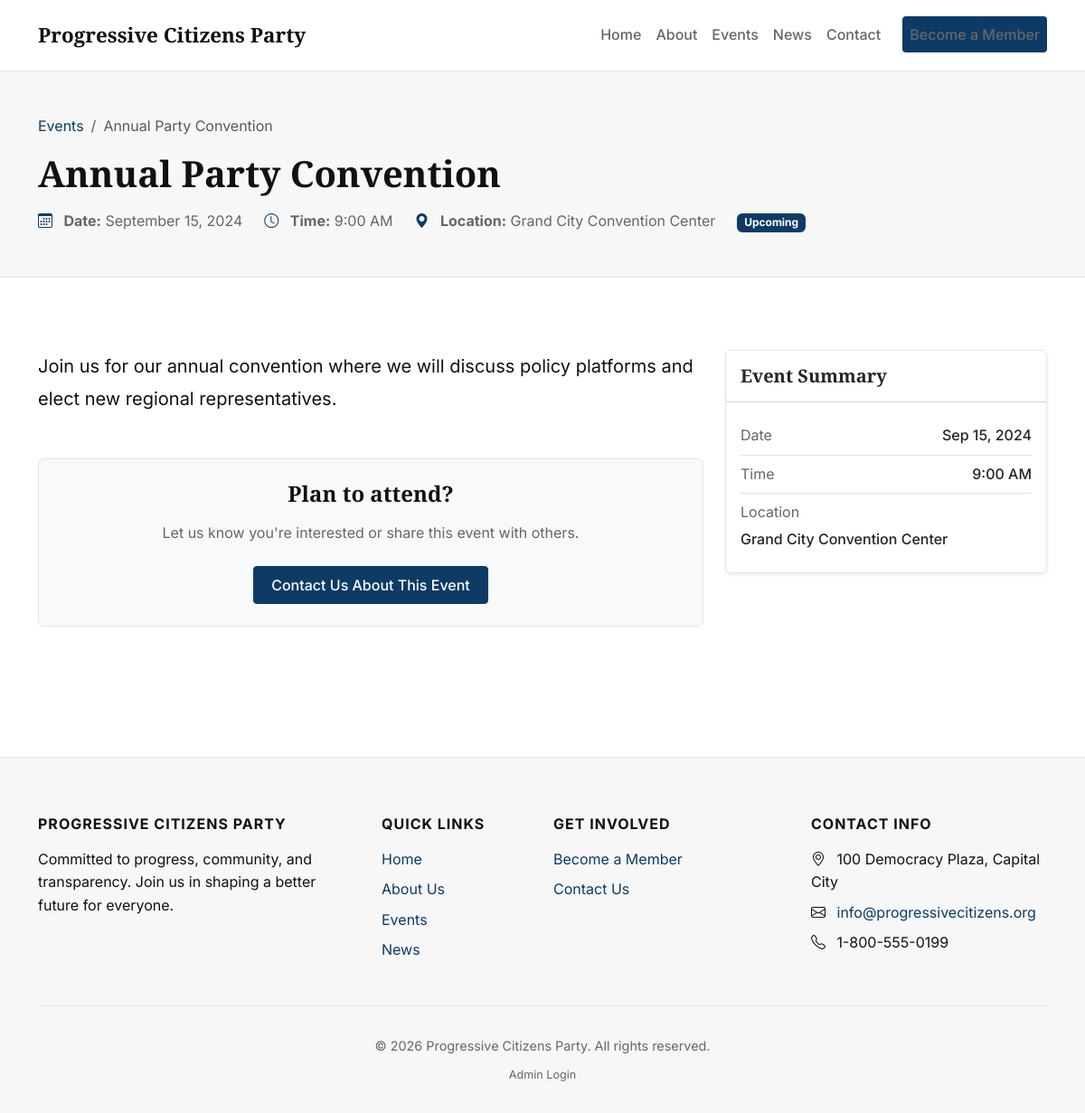
The app's page /event.php?id=1 with its own data.
### tables this page shows
CREATE TABLE `settings` (
  `id` int(11) NOT NULL,
  `setting_key` varchar(50) NOT NULL,
  `setting_value` text DEFAULT NULL
);

CREATE TABLE `events` (
  `id` int(11) NOT NULL,
  `title` varchar(200) NOT NULL,
  `description` text NOT NULL,
  `event_date` date NOT NULL,
  `event_time` time NOT NULL,
  `location` varchar(255) NOT NULL,
  `image` varchar(255) DEFAULT NULL,
  `status` enum('Upcoming','Completed','Cancelled') NOT NULL DEFAULT 'Upcoming',
  `created_at` timestamp NOT NULL DEFAULT current_timestamp()
);

### includes/functions.php (called while the page is built, shortened)
<?php
function h($string) {
    return htmlspecialchars((string)$string, ENT_QUOTES, 'UTF-8');
}
function format_date($date, $format = 'F j, Y') {
    $d = new DateTime($date);
    return $d->format($format);
}
function format_time($time, $format = 'g:i A') {
    $d = new DateTime($time);
    return $d->format($format);
}
function get_setting($conn, $key) {
    $stmt = $conn->prepare("SELECT setting_value FROM settings WHERE setting_key = ?");
    $stmt->bind_param("s", $key);
    $stmt->execute();
    $result = $stmt->get_result();
    if ($row = $result->fetch_assoc()) {
        return $row['setting_value'];
    }
    return null;
}

### event.php (the view, shortened to what this page needs)
<?php
require_once 'includes/header.php';
$event_id = (int)$_GET['id'];
$stmt = $conn->prepare("SELECT * FROM events WHERE id = ?");
$stmt->bind_param("i", $event_id);
$stmt->execute();
$result = $stmt->get_result();
$event = $result->fetch_assoc();
?>
<?php require_once 'includes/navbar.php'; ?>
<main>
    <section class="py-5 bg-surface border-bottom">
        <div class="container">
            <nav aria-label="breadcrumb">
                <ol class="breadcrumb">
                    <li class="breadcrumb-item"><a href="<?= BASE_URL ?>events.php">Events</a></li>
                    <li class="breadcrumb-item active" aria-current="page"><?= h($event['title']) ?></li>
                </ol>
            </nav>
            <h1 class="mb-3"><?= h($event['title']) ?></h1>
            <div class="d-flex flex-wrap gap-4 text-muted">
                <div>
                    <i class="bi bi-calendar3 text-primary me-2"></i>
                    <strong>Date:</strong> <?= format_date($event['event_date']) ?>
                </div>
                <div>
                    <i class="bi bi-clock text-primary me-2"></i>
                    <strong>Time:</strong> <?= format_time($event['event_time']) ?>
                </div>
                <div>
                    <i class="bi bi-geo-alt-fill text-primary me-2"></i>
                    <strong>Location:</strong> <?= h($event['location']) ?>
                </div>
                <div>
                    <span class="badge <?= $event['status'] === 'Upcoming' ? 'bg-primary' : ($event['status'] === 'Completed' ? 'bg-secondary' : 'bg-danger') ?>">
                        <?= h($event['status']) ?>
                    </span>
                </div>
            </div>
        </div>
    </section>
    <section class="section-padding">
        <div class="container">
            <div class="row">
                <div class="col-lg-8">
                    <div class="content-formatted fs-5" style="line-height: 1.8;">
                        <?= nl2br(h($event['description'])) ?>
                    </div>
                    <?php if ($event['status'] === 'Upcoming'): ?>
                        <div class="mt-5 p-4 bg-light border rounded text-center">
                            <h4>Plan to attend?</h4>
                            <p class="text-muted mb-4">Let us know you're interested or share this event with others.</p>
                            <a href="<?= BASE_URL ?>contact.php?subject=Inquiry regarding event: <?= urlencode($event['title']) ?>" class="btn btn-primary">Contact Us About This Event</a>
                        </div>
                    <?php endif; ?>
                </div>
                <div class="col-lg-4 mt-5 mt-lg-0">
                    <div class="card border shadow-sm">
                        <div class="card-header bg-white py-3">
                            <h5 class="card-title mb-0">Event Summary</h5>
                        </div>
                        <div class="card-body">
                            <ul class="list-group list-group-flush">
                                <li class="list-group-item px-0 d-flex justify-content-between align-items-center">
                                    <span class="text-muted">Date</span>
                                    <span class="fw-medium"><?= format_date($event['event_date'], 'M j, Y') ?></span>
                                </li>
                                <li class="list-group-item px-0 d-flex justify-content-between align-items-center">
                                    <span class="text-muted">Time</span>
                                    <span class="fw-medium"><?= format_time($event['event_time']) ?></span>
                                </li>
                                <li class="list-group-item px-0">
                                    <span class="text-muted d-block mb-1">Location</span>
                                    <span class="fw-medium"><?= nl2br(h($event['location'])) ?></span>
                                </li>
                            </ul>
                        </div>
                    </div>
                </div>
            </div>
        </div>
    </section>
</main>
<?php require_once 'includes/footer.php'; ?>

### includes/navbar.php (shortened to what this page needs)
<?php
$current_page = basename($_SERVER['PHP_SELF']);
?>
<nav class="navbar navbar-expand-lg sticky-top">
    <div class="container">
        <a class="navbar-brand" href="<?= BASE_URL ?>">
            <?= h(get_setting($conn, 'party_name') ?? APP_NAME) ?>
        </a>
        <div class="collapse navbar-collapse" id="mainNavbar">
            <ul class="navbar-nav ms-auto mb-2 mb-lg-0">
                <li class="nav-item">
                    <a class="nav-link <?= $current_page == 'index.php' ? 'active' : '' ?>" href="<?= BASE_URL ?>">Home</a>
                </li>
                <li class="nav-item">
                    <a class="nav-link <?= $current_page == 'about.php' ? 'active' : '' ?>" href="<?= BASE_URL ?>about.php">About</a>
                </li>
                <li class="nav-item">
                    <a class="nav-link <?= $current_page == 'events.php' ? 'active' : '' ?>" href="<?= BASE_URL ?>events.php">Events</a>
                </li>
                <li class="nav-item">
                    <a class="nav-link <?= $current_page == 'news.php' ? 'active' : '' ?>" href="<?= BASE_URL ?>news.php">News</a>
                </li>
                <li class="nav-item">
                    <a class="nav-link <?= $current_page == 'contact.php' ? 'active' : '' ?>" href="<?= BASE_URL ?>contact.php">Contact</a>
                </li>
                <li class="nav-item ms-lg-3">
                    <a class="btn btn-primary nav-link text-white" href="<?= BASE_URL ?>membership.php">Become a Member</a>
                </li>
            </ul>
        </div>
    </div>
</nav>

### includes/footer.php (shortened to what this page needs)
    <footer class="site-footer">
        <div class="container">
            <div class="row gy-4">
                <div class="col-lg-4 col-md-6">
                    <h5 class="mb-3"><?= h(get_setting($conn, 'party_name') ?? APP_NAME) ?></h5>
                    <p>Committed to progress, community, and transparency. Join us in shaping a better future for everyone.</p>
                </div>
                <div class="col-lg-2 col-md-6">
                    <h5 class="mb-3">Quick Links</h5>
                    <ul class="list-unstyled">
                        <li class="mb-2"><a href="<?= BASE_URL ?>">Home</a></li>
                        <li class="mb-2"><a href="<?= BASE_URL ?>about.php">About Us</a></li>
                        <li class="mb-2"><a href="<?= BASE_URL ?>events.php">Events</a></li>
                        <li class="mb-2"><a href="<?= BASE_URL ?>news.php">News</a></li>
                    </ul>
                </div>
                <div class="col-lg-3 col-md-6">
                    <h5 class="mb-3">Get Involved</h5>
                    <ul class="list-unstyled">
                        <li class="mb-2"><a href="<?= BASE_URL ?>membership.php">Become a Member</a></li>
                        <li class="mb-2"><a href="<?= BASE_URL ?>contact.php">Contact Us</a></li>
                    </ul>
                </div>
                <div class="col-lg-3 col-md-6">
                    <h5 class="mb-3">Contact Info</h5>
                    <ul class="list-unstyled">
                        <li class="mb-2"><i class="bi bi-geo-alt me-2"></i> <?= h(get_setting($conn, 'office_address')) ?></li>
                        <li class="mb-2"><i class="bi bi-envelope me-2"></i> <a href="mailto:<?= h(get_setting($conn, 'contact_email')) ?>"><?= h(get_setting($conn, 'contact_email')) ?></a></li>
                        <li class="mb-2"><i class="bi bi-telephone me-2"></i> <?= h(get_setting($conn, 'contact_phone')) ?></li>
                    </ul>
                </div>
            </div>
            <div class="footer-bottom text-center">
                <p class="mb-0">&copy; <?= date('Y') ?> <?= h(get_setting($conn, 'party_name') ?? APP_NAME) ?>. All rights reserved.</p>
                <div class="mt-2">
                    <small><a href="<?= BASE_URL ?>admin/login.php" class="text-muted text-decoration-none">Admin Login</a></small>
                </div>
            </div>
        </div>
    </footer>
</body>
</html>

### assets/css/style.css (style rules this page uses)
:root { --bg-color: #ffffff; --text-color: #111111; --text-muted: #666666; --border-color: #e5e5e5; --surface-color: #f7f7f7; --primary-color: #0d3b66; --font-sans: 'Inter', -apple-system, BlinkMacSystemFont, "Segoe UI", Roboto, "Helvetica Neue", Arial, sans-serif; --font-serif: 'Merriweather', Georgia, "Times New Roman", serif; --border-radius-sm: 2px; --border-radius-md: 4px; --border-radius-lg: 6px; }
body { background-color: var(--bg-color); color: var(--text-color); font-family: var(--font-sans); line-height: 1.6; -webkit-font-smoothing: antialiased; margin: 0; padding: 0; }
h1, h2, h3, h4, h5, h6 { font-family: var(--font-serif); font-weight: 700; color: var(--text-color); margin-bottom: 1rem; line-height: 1.2; }
a { color: var(--primary-color); text-decoration: none; transition: color 0.2s ease; }
.text-primary { color: var(--primary-color) !important; }
.text-muted { color: var(--text-muted) !important; }
.bg-primary { background-color: var(--primary-color) !important; color: #ffffff !important; }
.bg-surface { background-color: var(--surface-color) !important; }
.border { border-color: var(--border-color) !important; }
.border-bottom { border-bottom-color: var(--border-color) !important; }
.btn { border-radius: var(--border-radius-md); padding: 0.5rem 1.2rem; font-weight: 500; transition: all 0.2s ease; text-transform: none; }
.btn-primary { background-color: var(--primary-color); border-color: var(--primary-color); color: #ffffff; }
.navbar { background-color: var(--bg-color); border-bottom: 1px solid var(--border-color); padding: 1rem 0; }
.navbar-brand { font-family: var(--font-serif); font-weight: bold; color: var(--text-color) !important; font-size: 1.4rem; }
.nav-link { color: var(--text-muted) !important; font-weight: 500; }
.section-padding { padding: 4rem 0; }
.site-footer { background-color: var(--surface-color); border-top: 1px solid var(--border-color); padding: 4rem 0 2rem; margin-top: 4rem; }
.site-footer h5 { font-family: var(--font-sans); font-size: 1rem; text-transform: uppercase; letter-spacing: 1px; margin-bottom: 1.5rem; }
.site-footer ul { padding-left: 0; list-style: none; }
.site-footer ul li { margin-bottom: 0.8rem; }
.footer-bottom { border-top: 1px solid var(--border-color); padding-top: 2rem; margin-top: 2rem; font-size: 0.9rem; color: var(--text-muted); }
@media (min-width: 768px) { .section-padding { padding: 5rem 0; } }

### records on screen
settings: setting_value "Progressive Citizens Party", setting_value "PROGRESSIVE CITIZENS PARTY"
events: title "Annual Party Convention", event_date "September 15, 2024", event_time "9:00 AM", location "Grand City Convention Center", status "Upcoming", description "Join us for our annual convention where we will discuss policy platforms and elect new regional representatives.", event_date "Sep 15, 2024"
settings: setting_value "100 Democracy Plaza, Capital City"
settings: setting_value "info@progressivecitizens.org"
settings: setting_value "1-800-555-0199"
